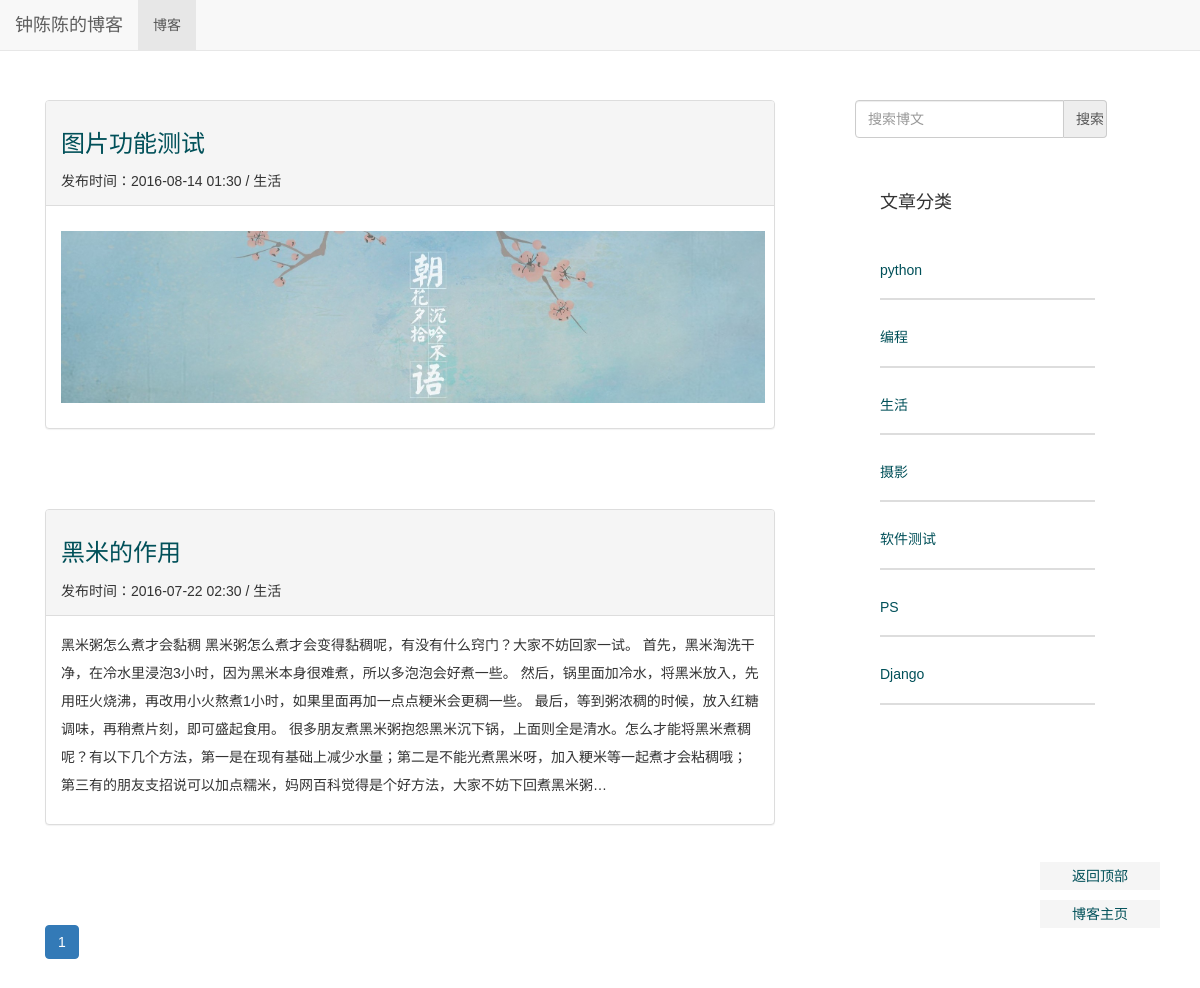
Screenshot of /blog/cat/3/ with the database file from the repository.
### blog/models.py (models this page shows, shortened)
class Blog(models.Model):
    title = models.CharField(verbose_name='Title',max_length=32)
    author = models.CharField(verbose_name='Author', max_length=16)
    content=RichTextUploadingField('Content')
    created = models.DateTimeField(verbose_name='Pub_Date', auto_now_add=True)
    category = models.ForeignKey(Category, verbose_name='Category')
    tags = models.ManyToManyField(Tag, verbose_name='Tags')

class Category(models.Model):
    name = models.CharField('名称', max_length=16)

### blog/views.py (the view)
# urls.py: url(r'^cat/(?P<category_id>\d+)/$', views.get_category, name='blog_get_category'),
def get_category(request, category_id):
    try:
        cat=Category.objects.get(id=category_id)
    except Category.DoesNotExist:
        raise Http404
    cat_blogset=cat.blog_set.all().order_by('-created')
    blog_paginator=Paginator(cat_blogset,8)#show 8 blogs per page
    page=request.GET.get('page')
    try:
        blogs=blog_paginator.page(page)
    except PageNotAnInteger:
        blogs=blog_paginator.page(1)
    except EmptyPage:
        blogs=blog_paginator(blog_paginator.num_pages)
    ctx = {
    'blogs': blogs,
    'categories':Category.objects.all(),
    }
    return render(request, 'blog-list.html', ctx)

### blog/templates/blog-list.html (shortened to what this page needs)
{% extends "blog_base.html" %}
{% block head %}
{% load staticfiles %}
	<link rel="stylesheet" type="text/css" href="{% static 'blog/css/base.css' %}" />
	<link rel="stylesheet" type="text/css" href="{% static 'blog/css/get_blog.css' %}" />
{% endblock %}
{% block content %}
{% for blog in blogs %}
<div class="blog_item">
	<div class="panel panel-default">
		<div class="panel-heading">
			<div class="blog_header">
				<a href= "{% url 'blog_get_detail' blog.id %}"><h3>{{ blog.title }}</h3></a>
				<span class="blog_created" >发布时间：{{ blog.created|date:"Y-m-d H:i" }}</span>
				<span class="dc_sep">/</span></small>
				<span class="blog_category" >{{ blog.category.name }}</span>
			</div>
		</div>
		<div class="panel-body">
		    <div class="blog_content">
			    <p> {{ blog.content|truncatechars:300 |safe}}</p>
		     </div>
		</div>
	</div>
</div>
{% endfor %}
<div class="footer">
	<ul class="pagination">
		<li class="page_btn active" id="cur_page">
			 <a   href="?page={{ blogs.number }} " >{{ blogs.number }} </a>
		</li>
	</ul>
</div>
{% endblock %}

### blog/templates/blog_base.html (shortened to what this page needs)
<!DOCTYPE html>
<html>
<head>
        {% load staticfiles %}
        <link href="{% static 'blog/bootstrap/css/bootstrap.min.css' %}" rel="stylesheet">
     {% block head %}{% endblock %}
</head>
<body>
        <div class="navbar navbar-default navbar-fixed-top" role="navigation">
                 <div class="navbar-header">
                          <a class="navbar-brand" href="{% url 'blog_get_blogs' %}">钟陈陈的博客</a>
                 </div>
                 <div class="collapse navbar-collapse" id="example-navbar-collapse">
                         <ul class="nav navbar-nav">
                                  <li class="active">
                                           <a href="{% url 'blog_get_blogs' %}">博客</a>
                                  </li>
                         </ul>
                 </div>
        </div>
        <div class="container" id="top">
                <div class="row">
                        <div class="col-md-8">
                                 {% block content %}{% endblock %}
                        </div>
                        <div class="col-md-3 tags">
                                <form  action="{% url 'blog_search' %}" role="form" method="post">
                                        <div class="input-group">
                                             <input type="text" class="form-control" name="blog_search" placeholder="搜索博文"></input>
                                             <input  id="search-button" type="submit" class="input-group-addon" value="搜索"></input>
                                        </div>
                                </form>
                                <div class="panel panel-default">
                                        <div id="category_title" class="panel-body">
                                                <h4>文章分类</h4>
                                        </div>
                                        <div class="panel-body">
                                                <div class="category_content">
                                                        <ul>
                                                                {% for category in categories %}
                                                                <li class="category_item">
                                                                        <a href="{% url 'blog_get_category' category.id %}" >
                                                                                <h5> {{category.name}}</h5>
                                                                         </a>
                                                                </li>
                                                                 {% endfor %}
                                                        </ul>
                                                </div>
                                        </div>
                                </div>
                        </div>
                </div>
        </div>
	<div class="back_to_top">
		<a href="#top" target="_self">返回顶部</a>
		<a href="{%url 'blog_get_blogs' %}" target="_self">博客主页</a>
	</div>
</body>
</html>

### blog/static/blog/css/base.css (style rules this page uses)
body { font-family: Microsoft YaHei,'宋体' , Tahoma, Helvetica, Arial, sans-serif; }
a { color: #005059; }
ul ,li { list-style-type: none; padding-left: 0; }
.container { font-size: 14px; line-height: 2em; margin-top: 100px; width:95%; }
.col-md-8 { margin-right: 50px; }
#search-button { display: table-cell; height:38px; width:17%; }
.input-group { width:100%; margin-bottom: 30px; }
.input-group .form-control { width:82%; height:38px; }
.tags .panel,.tags .panel-default { border-style:none; box-shadow: none; }
.tags .panel-body { padding-left: 25px; border-style:none; }
.category_item { border-bottom-style: solid; border-bottom-width: 2px; border-bottom-color: #DDD; margin-bottom: 30px; padding-bottom: 10px; font-size:20px; }
.back_to_top { position:fixed; right:40px; bottom:50px; z-index:100; display:block; }
.back_to_top a { display:block; font-size:14px; color:##A0A0A0!important; background-color:#F5F5F5; width:120px; text-align:center; padding:4px; text-decoration:none; margin-bottom:10px; }

### blog/static/blog/css/get_blog.css (style rules this page uses)
.blog_item { margin-bottom: 80px; }

### rows the page displays
Blog: title "图片功能测试", created "2016-08-14 01:30", category.name "生活", content (picture)
Blog: title "黑米的作用", created "2016-07-22 02:30", category.name "生活", content "黑米粥怎么煮才会黏稠 黑米粥怎么煮才会变得黏稠呢，有没有什么窍门？大家不妨回家一试。 首先，黑米淘洗干净，在冷水里浸泡3小时，因为黑米本身很难煮，所以多泡泡会好煮一些。 然后，锅里面加冷水，将黑米放入，先用旺火烧沸，再改用小火熬煮1小时，如果里面再加一点点粳米会更稠一些。 最后，等到粥浓稠的时候，放入红糖调味，再稍煮片刻，即可盛起食用。 很多朋友煮黑米粥抱怨黑米沉下锅，上面则全是清水。怎么才能将黑米煮稠呢？有以下几个方法，第一是在现有基础上减少水量；第二是不能光煮黑米呀，加入粳米等一起煮才会粘稠哦；第三有的朋友支招说可以加点糯米，妈网百科觉得是个好方法，大家不妨下回煮黑米粥…"
Category: name "python"
Category: name "编程"
Category: name "生活"
Category: name "摄影"
Category: name "软件测试"
Category: name "PS"
Category: name "Django"

### other values shown
{{ blogs.number }} "1"
